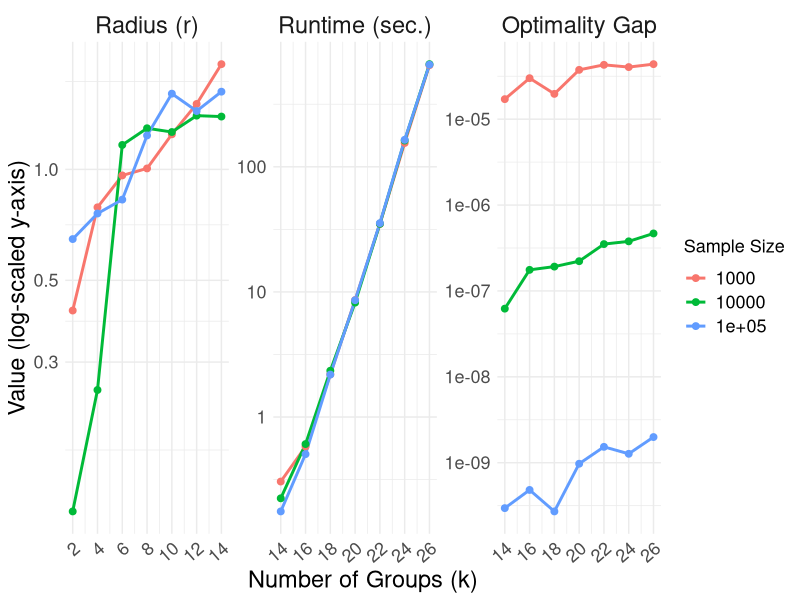

Write the R code that produced this figure.
# Load necessary libraries
library(ggplot2)
library(tidyr)

# Input the data
eta_values <- c(1000, 10000, 100000)
k_values1 <- c(2, 4, 6, 8, 10, 12, 14)
k_values2 <- c(14, 16, 18, 20, 22, 24, 26)

# Table 1 (Radius)
radius_values <- matrix(c(
  0.414, 0.789, 0.963, 1.006, 1.245, 1.505, 1.93,
  0.118, 0.252, 1.165, 1.293, 1.263, 1.399, 1.391,
  0.647, 0.759, 0.828, 1.236, 1.605, 1.44, 1.625
), nrow = length(eta_values), byrow = TRUE)

data_radius <- expand.grid(eta = eta_values, k = k_values1)
data_radius$value <- as.vector(radius_values)
data_radius$type <- "Radius"

# Table 2 (Gap)
gap_values <- matrix(c(
  1.71E-05, 3.00E-05, 1.97E-05, 3.75E-05, 4.29E-05, 4.04E-05, 4.37E-05,
  6.22E-08, 1.76E-07, 1.92E-07, 2.22E-07, 3.51E-07, 3.78E-07, 4.67E-07,
  2.96E-10, 4.82E-10, 2.71E-10, 9.73E-10, 1.53E-09, 1.27E-09, 1.99E-09
), nrow = length(eta_values), byrow = TRUE)

data_gap <- expand.grid(eta = eta_values, k = k_values2)
data_gap$value <- as.vector(gap_values)
data_gap$type <- "Gap"

# Table 3 (Computation Time)
computation_values <- matrix(c(
  0.305, 0.58, 2.194, 8.599, 34.943, 154.982, 648.92,
  0.224, 0.608, 2.344, 8.213, 35, 162.2, 661.46,
  0.176, 0.505, 2.184, 8.585, 35.467, 164.407, 654.94
), nrow = length(eta_values), byrow = TRUE)

data_computation <- expand.grid(eta = eta_values, k = k_values2)
data_computation$value <- as.vector(computation_values)
data_computation$type <- "Computation Time"

# Combine all data frames
data_combined <- rbind(data_radius, data_gap, data_computation)

# Reorder factor levels for desired left-to-right order
levels_order <- c("Radius", "Computation Time", "Gap")
data_combined$type <- factor(data_combined$type, levels = levels_order)

# Create the combined plot
plot <- ggplot(data_combined, aes(x = k, y = value, color = factor(eta), group = eta)) +
  geom_line(size = 1) +
  geom_point(size = 2) +
  facet_wrap(~ type, scales = "free", ncol = 3) +
  labs(
    x = "Number of Groups (k)",
    y = "Value (log scale)",
    color = expression("Sample size")
  ) +
  scale_y_log10() +
  scale_x_continuous(n.breaks = 8) + 
  theme_minimal()

# Create a named vector for custom titles
custom_titles <- c(
  "Radius" = "Radius (r)",
  "Computation Time" = "Runtime (sec.)",
  "Gap" = "Optimality Gap"
)

# Use the labeller argument in facet_wrap
plot <- ggplot(data_combined, aes(x = k, y = value, color = factor(eta), group = eta)) +
  geom_line(size = 1) +
  geom_point(size = 2) +
  facet_wrap(~ type, scales = "free", ncol = 3, labeller = labeller(type = custom_titles)) +
  labs(
    x = "Number of Groups (k)",
    y = "Value (log-scaled y-axis)",
    color = expression("Sample Size")
  ) +
  scale_y_log10() +
  scale_x_continuous(n.breaks = 8) + 
  theme_minimal() +
  theme(
    axis.text.x = element_text(angle = 41, hjust = 1, size = 13),  # Rotate x-axis labels for better readability
    axis.text.y = element_text(size = 13),
    axis.title.x = element_text(size = 17),
    axis.title.y = element_text(size = 17),
    legend.text = element_text(size = 13),
    legend.title = element_text(size = 13),
    strip.text = element_text(size = 17),  # facet title font size
  )

# Display the plot
plot


